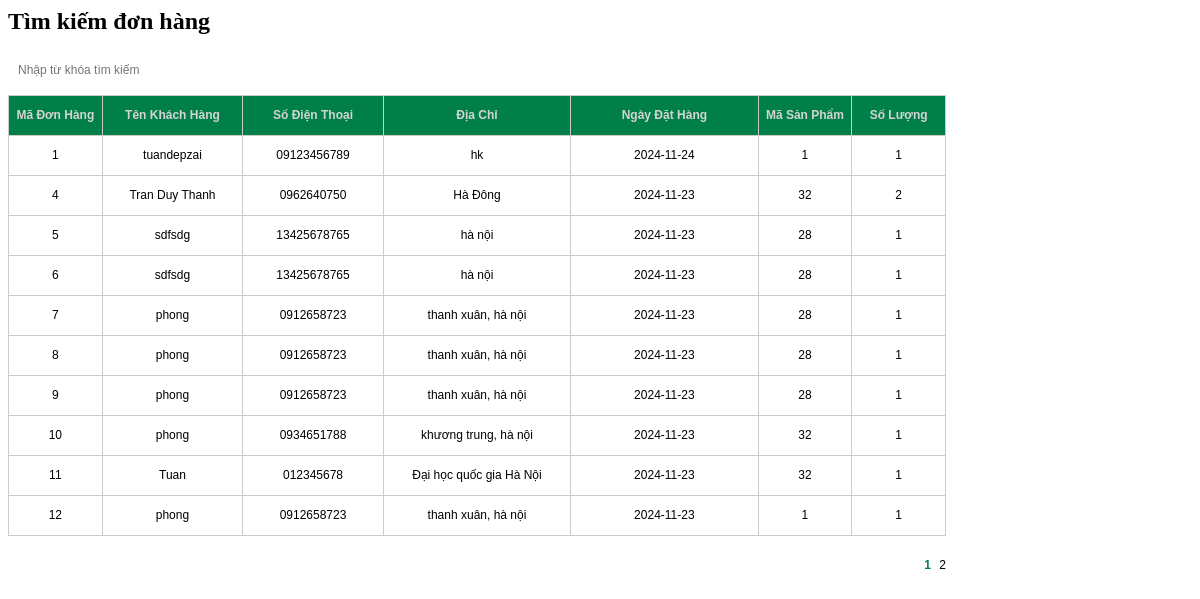
Page /admin/order/searchOrder.php on the committed database.
### tables this page shows
CREATE TABLE `orders` (
  `orderNumber` int NOT NULL AUTO_INCREMENT,
  `orderDate` date NOT NULL,
  `customerNumber` int NOT NULL,
  PRIMARY KEY (`orderNumber`),
  KEY `fk_order_customer_idx` (`customerNumber`),
  CONSTRAINT `fk_order_customer` FOREIGN KEY (`customerNumber`) REFERENCES `customers` (`customerNumber`)
);

CREATE TABLE `customers` (
  `customerNumber` int NOT NULL AUTO_INCREMENT,
  `customerName` varchar(255) NOT NULL,
  `phone` varchar(255) NOT NULL,
  `email` varchar(255) NOT NULL,
  `address` varchar(225) NOT NULL,
  PRIMARY KEY (`customerNumber`)
);

CREATE TABLE `orderdetail` (
  `orderNumber` int NOT NULL,
  `productId` int NOT NULL,
  `quantityOrdered` int NOT NULL,
  KEY `fk_orderdetail_product_idx` (`productId`),
  KEY `fk_orderdetail_order_idx` (`orderNumber`),
  CONSTRAINT `fk_orderdetail_order` FOREIGN KEY (`orderNumber`) REFERENCES `orders` (`orderNumber`),
  CONSTRAINT `fk_orderdetail_product` FOREIGN KEY (`productId`) REFERENCES `product` (`productId`)
);

### admin/order/searchOrder.php (the view, shortened to what this page needs)
<?php
    $dbHost = 'localhost';
    $dbUsername = 'TFT';
    $dbPassword = 'Fongngu123';
    $dbName = 'web_csdl';
    $conn = mysqli_connect($dbHost, $dbUsername, $dbPassword, $dbName);
    $searchText = isset($_GET['stext']) ? $_GET['stext'] : '';
    $page = isset($_GET['page']) ? $_GET['page'] : 1;
    $rowsPerPage = 10;
    $perRow = ($page - 1) * $rowsPerPage;
    $sql = "SELECT o.orderNumber, o.orderDate, od.productId, od.quantityOrdered,
                   c.customerName, c.phone, c.address
            FROM orders o
            JOIN orderDetail od ON o.orderNumber = od.orderNumber
            JOIN customers c ON o.customerNumber = c.customerNumber
            WHERE o.orderNumber LIKE '%$searchText%'
            OR c.customerName LIKE '%$searchText%'
            OR c.phone LIKE '%$searchText%'
            OR c.address LIKE '%$searchText%'
            OR od.productId LIKE '%$searchText%'
            OR o.orderDate LIKE '%$searchText%'
            LIMIT $perRow, $rowsPerPage";
    $result1 = $conn->query($sql);
    $sqlTotal = "SELECT COUNT(*) AS totalRows
                FROM orders o
                JOIN orderDetail od ON o.orderNumber = od.orderNumber
                JOIN customers c ON o.customerNumber = c.customerNumber
                WHERE o.orderNumber LIKE '%$searchText%'
                OR c.customerName LIKE '%$searchText%'
                OR c.phone LIKE '%$searchText%'
                OR c.address LIKE '%$searchText%'
                OR od.productId LIKE '%$searchText%'
                OR o.orderDate LIKE '%$searchText%'";
    $resultTotal = $conn->query($sqlTotal);
    $totalRows = $resultTotal->fetch_assoc()['totalRows'];
    $totalPage = ceil($totalRows / $rowsPerPage);
?>
<link rel="stylesheet" type="text/css" href="css/order.css" />
<h2>Tìm kiếm đơn hàng</h2>
<div id="main">
    <div id="search-bar">
        <form method="get" name="sform" action="mainAdmin.php">
            <input type="text" name="stext" value="<?php echo $searchText; ?>" placeholder="Nhập từ khóa tìm kiếm">
        </form>
    </div>
    <table id="orders" cellpadding="0" cellspacing="0" width="100%">
        <tr id="order-bar">
            <td width="10%">Mã đơn hàng</td>
            <td width="15%">Tên khách hàng</td>
            <td width="15%">Số điện thoại</td>
            <td width="20%">Địa chỉ</td>
            <td width="20%">Ngày đặt hàng</td>
            <td width="10%">Mã sản phẩm</td>
            <td width="10%">Số lượng</td>
        </tr>
        <?php
            if ($result1->num_rows > 0) {
                while ($row = $result1->fetch_assoc()) {
        ?>
        <tr>
            <td><?php echo $row['orderNumber']; ?></td>
            <td><?php echo $row['customerName']; ?></td>
            <td><?php echo $row['phone']; ?></td>
            <td><?php echo $row['address']; ?></td>
            <td><?php echo $row['orderDate']; ?></td>
            <td><?php echo $row['productId']; ?></td>
            <td><?php echo $row['quantityOrdered']; ?></td>
        </tr>
        <?php
                }
            } else {
                echo '<tr><td colspan="7">Không tìm thấy kết quả nào!</td></tr>';
            }
        ?>
    </table>
    <p id="pagination">
        <?php
        for ($i = 1; $i <= $totalPage; $i++) {
            if ($i == $page) {
                echo "<span>$i</span> ";
            } else {
                echo '<a href="' . $_SERVER['PHP_SELF'] . '?page_layout=searchOrder&page=' . $i . '&stext=' . $searchText . '">' . $i . '</a> ';
            }
        }
        ?>
    </p>
</div>

### admin/css/order.css (style rules this page uses)
#search-bar { width: 300px; height: 40px; float: left; }
#search-bar input { float: left; border: none; }
#search-bar input[type="text"] { width: 200px; height: 30px; line-height: 30px; font-family: Verdana, Geneva, sans-serif; font-size: 12px; color: #666; padding-left: 10px; }
#main table#orders { width: 938px; border-top: 1px solid #CCC; border-right: 1px solid #CCC; }
#main table#orders tr td { border-left: 1px solid #CCC; border-bottom: 1px solid #CCC; text-align: center; font-family: Verdana, Geneva, sans-serif; font-size: 12px; height: 40px; }
#order-bar { width: 100%; height: 30px; line-height: 30px; background: #007f49; color: #d4d4d4; }
#order-bar td { font-family: Verdana, Geneva, sans-serif; font-size: 12px; font-weight: bold; text-transform: capitalize; text-align: center; }
p#pagination { width: 938px; text-align: right; font-family: Verdana, Geneva, sans-serif; font-size: 12px; word-spacing: 5px; padding-top: 10px; }
p#pagination span { font-weight: bold; color: #007f49; }
p#pagination a { color: #000; text-decoration: none; }

### rows in the picture
orders: orderNumber "1", customerNumber.customerName "tuandepzai", customerNumber.phone "09123456789", customerNumber.address "hk", orderDate "2024-11-24", orderdetail.productId "1", orderdetail.quantityOrdered "1"
orders: orderNumber "4", customerNumber.customerName "Tran Duy Thanh", customerNumber.phone "0962640750", customerNumber.address "Hà Đông", orderDate "2024-11-23", orderdetail.productId "32", orderdetail.quantityOrdered "2"
orders: orderNumber "5", customerNumber.customerName "sdfsdg", customerNumber.phone "13425678765", customerNumber.address "hà nội", orderDate "2024-11-23", orderdetail.productId "28", orderdetail.quantityOrdered "1"
orders: orderNumber "6", customerNumber.customerName "sdfsdg", customerNumber.phone "13425678765", customerNumber.address "hà nội", orderDate "2024-11-23", orderdetail.productId "28", orderdetail.quantityOrdered "1"
orders: orderNumber "7", customerNumber.customerName "phong", customerNumber.phone "0912658723", customerNumber.address "thanh xuân, hà nội", orderDate "2024-11-23", orderdetail.productId "28", orderdetail.quantityOrdered "1"
orders: orderNumber "8", customerNumber.customerName "phong", customerNumber.phone "0912658723", customerNumber.address "thanh xuân, hà nội", orderDate "2024-11-23", orderdetail.productId "28", orderdetail.quantityOrdered "1"
orders: orderNumber "9", customerNumber.customerName "phong", customerNumber.phone "0912658723", customerNumber.address "thanh xuân, hà nội", orderDate "2024-11-23", orderdetail.productId "28", orderdetail.quantityOrdered "1"
orders: orderNumber "10", customerNumber.customerName "phong", customerNumber.phone "0934651788", customerNumber.address "khương trung, hà nội", orderDate "2024-11-23", orderdetail.productId "32", orderdetail.quantityOrdered "1"
orders: orderNumber "11", customerNumber.customerName "Tuan", customerNumber.phone "012345678", customerNumber.address "Đại học quốc gia Hà Nội", orderDate "2024-11-23", orderdetail.productId "32", orderdetail.quantityOrdered "1"
orders: orderNumber "12", customerNumber.customerName "phong", customerNumber.phone "0912658723", customerNumber.address "thanh xuân, hà nội", orderDate "2024-11-23", orderdetail.productId "1", orderdetail.quantityOrdered "1"
